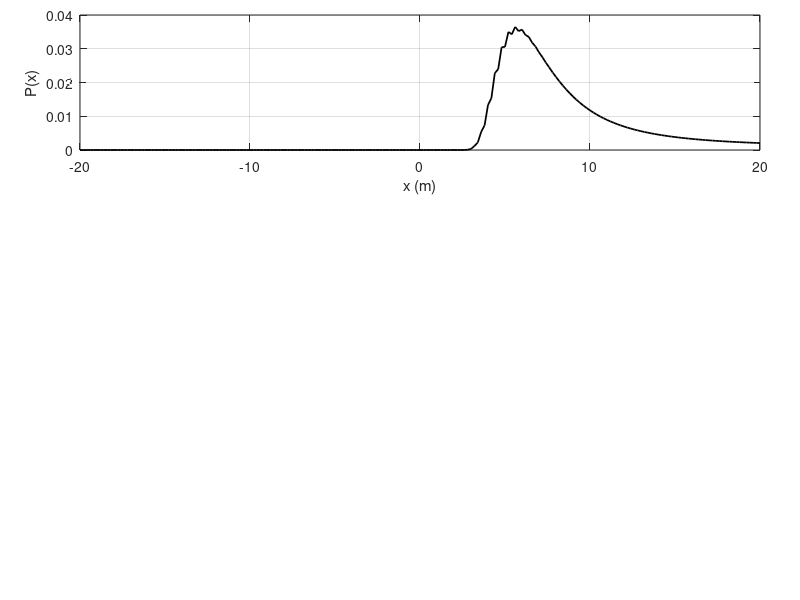

Reproduce this figure in MATLAB. (Note: this script raises an error after producing the figure.)
iCI   = 1;                  % 1="centred" CIs;  2=highest-probability densityt CIs
isdev = 0;                  % 0=use knowledge of data stdev; 1=estimate data stdev
B     = 0.68;               % Percent for CIs
xtrue = [5.2, 5.7, -5.1];  % true source location
sdev  = 2e-5;               % data std dev (puts errors on dobs)
v     = 1485;               % water sound velocity

Nhyd = 7;      % Number of hydrophones

xh(1,:) = [ -1.04, -0.10,  0.23 ];    % Our outside HPs
xh(2,:) = [ -2.17,  0.40, -0.25 ];   
xh(3,:) = [ -2.56,  0.12, -1.39 ];   
xh(4,:) = [ -1.74,  0.05, -1.63 ];    %Ch 21
xh(5,:) = [  0.53,  0.07, -1.42 ];    %Ch 22
xh(6,:) = [  0.52, -0.11, -0.40 ];    %Ch 23
xh(7,:) = [  0.85,  0.16, -0.19 ];    %Ch 24

%rng(2637)   % set random number generator

%------------------------------------------------------------------------------
%  Compute (simulated) observed data (h/ph 1 is reference)
%------------------------------------------------------------------------------

Ndat = Nhyd-1;          % Number of data
dobs = zeros(Ndat,1);

r1 = sqrt((xtrue(1)-xh(1,1))^2+(xtrue(2)-xh(1,2))^2+(xtrue(3)-xh(1,3))^2);
for i=2:Nhyd
   r = sqrt((xtrue(1)-xh(i,1))^2+(xtrue(2)-xh(i,2))^2+(xtrue(3)-xh(i,3))^2);
   dobs(i-1) = (r-r1)/v+randn*sdev;
end

%------------------------------------------------------------------------------
%  Set up search grid in x, y, z
%------------------------------------------------------------------------------

x0 = -20;   % -20 to 20 by .2 m
dx = 0.2;
Nx = 201;
xgrid = x0+(0:Nx-1)*dx;
    
y0 = -50;      % -50 to 50 by .25 m
dy = 0.25;
Ny = 401;
ygrid = y0+(0:Ny-1)*dy; 
    
z0 = 0;      % 0 to -24 by .25 m
dz = -0.25;
Nz = 101;
zgrid = z0+(0:Nz-1)*dz; 
 
%------------------------------------------------------------------------------
%  Compute sum-of-squared-misft (ssq) on grid (vectorized over x)
%------------------------------------------------------------------------------
    
ssq = zeros(Nx,Ny,Nz);
r1  = zeros(Nx,1);
r   = zeros(Nx,1);
    
for iy=1:Ny
    for iz=1:Nz   
        r1 = sqrt((xgrid-xh(1,1)).^2+(ygrid(iy)-xh(1,2))^2+(zgrid(iz)-xh(1,3)).^2)';            
        for i=2:Nhyd
            r = sqrt((xgrid-xh(i,1)).^2+(ygrid(iy)-xh(i,2))^2+(zgrid(iz)-xh(i,3)).^2)';
            ssq(:,iy,iz) = ssq(:,iy,iz)+((r-r1)/v-dobs(i-1)).^2;
        end
    end
end

%------------------------------------------------------------------------------
%  Compute normalized PPD 
%------------------------------------------------------------------------------

if (isdev == 1)
    sdest = sqrt(min(min(min(ssq)))/Ndat)   % Estimate std dev from residuals
else
    sdest = sdev;
end

L   = exp(-ssq./(2*sdest^2));            % unormalized likelihood
PPD = L./sum(sum(sum(L)));               % normalized PPD
   
%------------------------------------------------------------------------------
%  Compute 1D marginal probability distributions in x, y, z.
%------------------------------------------------------------------------------

Px = zeros(Nx,1);
for ix=1:Nx
    Px(ix) = sum(sum(PPD(ix,:,:)));
end
Px = Px/sum(Px);

Py = zeros(Ny,1);
for iy=1:Ny
    Py(iy) = sum(sum(PPD(:,iy,:)));
end
Py = Py/sum(Py);

Pz = zeros(Nz,1);
for iz=1:Nz
    Pz(iz) = sum(sum(PPD(:,:,iz)));
end
Pz = Pz/sum(Pz);

%------------------------------------------------------------------------------
%  Find location of 3-D maximum probability estimate
%------------------------------------------------------------------------------

ixmax = 1; 
iymax = 1;
izmax = 1;
Pmax  = -1000;
for iy=1:Ny
    for iz=1:Nz
        [Ptry ixtry] = max(squeeze(PPD(:,iy,iz)));
        if (Ptry > Pmax)
            Pmax = Ptry;
            ixmax = ixtry;
            iymax = iy;
            izmax = iz;
        end
    end
end
xopt = xgrid(ixmax);
yopt = ygrid(iymax);
zopt = zgrid(izmax);

%------------------------------------------------------------------------------
%  Compute standard deviations of optimal estimates
%------------------------------------------------------------------------------

sdx = 0;
for ix=1:Nx
    sdx = sdx+(xopt-xgrid(ix))^2*Px(ix);
end
sdx = sqrt(sdx);

sdy = 0;
for iy=1:Ny
    sdy = sdy+(yopt-ygrid(iy))^2*Py(iy);
end
sdy = sqrt(sdy);

sdz = 0;
for iz=1:Nz
    sdz = sdz+(zopt-zgrid(iz))^2*Pz(iz);
end
sdz = sqrt(sdz);

%------------------------------------------------------------------------------
%  Compute B% "centred" credibility intervas
%------------------------------------------------------------------------------

if (iCI == 1)
    
%  CI for x
for i=1:Nx-1                       % Find interval exceeding B       
    if (Px(ixmax-i) > 0.001*max(Px)); istart = ixmax-i;  end
    if (istart < 1);                  istart = 1;  end
    if (Px(ixmax+i) > 0.001*max(Px)); iend   = ixmax+i;  end
    if (iend > Nx);                   iend   = Nx; end
    Psum = sum(Px(istart:iend));
    if (Psum >= B)           
        break
   end
end
CItry1  = sum(Px(istart  :iend));   % Find interval closest to B
CItry2  = sum(Px(istart+1:iend));
CItry3  = sum(Px(istart  :iend-1));
CItry4  = sum(Px(istart+1:iend-1));
[CItry itry] = min(abs([[CItry1 CItry2 CItry3 CItry4]-B]));
if (itry == 1)
   CIx  = sum(Px(istart:iend));
   CIx1 = xgrid(istart);
   CIx2 = xgrid(iend); 
end
if (itry == 2)
   CIx  = sum(Px(istart+1:iend));
   CIx1 = xgrid(istart+1);
   CIx2 = xgrid(iend); 
end
if (itry == 3)
   CIx  = sum(Px(istart:iend-1));
   CIx1 = xgrid(istart);
   CIx2 = xgrid(iend-1); 
end
if (itry == 4)
   CIx  = sum(Px(istart+1:iend-1));
   CIx1 = xgrid(istart+1);
   CIx2 = xgrid(iend-1); 
end


%  CI for y
for i=1:Ny-1                       % Find interval exceeding B           
    if (Py(iymax-i) > 0.001*max(Py)); istart = iymax-i;  end
    if (istart < 1);                  istart = 1;  end
    if (Py(iymax+i) > 0.001*max(Py)); iend   = iymax+i;  end
    if (iend > Ny);                   iend   = Ny; end
    Psum = sum(Py(istart:iend));
    if (Psum >= B)           
        break
   end
end
CItry1  = sum(Py(istart  :iend));   % Find interval closest to B
CItry2  = sum(Py(istart+1:iend));
CItry3  = sum(Py(istart  :iend-1));
CItry4  = sum(Py(istart+1:iend-1));
[CItry itry] = min(abs([[CItry1 CItry2 CItry3 CItry4]-B]));
if (itry == 1)
   CIy  = sum(Py(istart:iend));
   CIy1 = ygrid(istart);
   CIy2 = ygrid(iend); 
end
if (itry == 2)
   CIy  = sum(Py(istart+1:iend));
   CIy1 = ygrid(istart+1);
   CIy2 = ygrid(iend); 
end
if (itry == 3)
   CIy  = sum(Py(istart:iend-1));
   CIy1 = ygrid(istart);
   CIy2 = ygrid(iend-1); 
end
if (itry == 4)
   CIy  = sum(Py(istart+1:iend-1));
   CIy1 = ygrid(istart+1);
   CIy2 = ygrid(iend-1); 
end

%  CI for z
for i=1:Nz-1                       % Find interval exceeding B       
    if (Pz(izmax-i) > 0.001*max(Pz)); istart = izmax-i;  end
    if (istart < 1);                  istart = 1;  end
    if (Pz(izmax+i) > 0.001*max(Pz)); iend   = izmax+i;  end
    if (iend > Nz);                   iend   = Nz; end
    Psum = sum(Pz(istart:iend));
    if (Psum >= B)           
        break
   end
end
CItry1  = sum(Pz(istart  :iend));   % Find interval closest to B
CItry2  = sum(Pz(istart+1:iend));
CItry3  = sum(Pz(istart  :iend-1));
CItry4  = sum(Pz(istart+1:iend-1));
[CItry itry] = min(abs([[CItry1 CItry2 CItry3 CItry4]-B]));
if (itry == 1)
   CIz  = sum(Pz(istart:iend));
   CIz1 = zgrid(istart);
   CIz2 = zgrid(iend); 
end
if (itry == 2)
   CIz  = sum(Pz(istart+1:iend));
   CIz1 = zgrid(istart+1);
   CIz2 = zgrid(iend); 
end
if (itry == 3)
   CIz  = sum(Pz(istart:iend-1));
   CIz1 = zgrid(istart);
   CIz2 = zgrid(iend-1); 
end
if (itry == 4)
   CIz  = sum(Pz(istart+1:iend-1));
   CIz1 = zgrid(istart+1);
   CIz2 = zgrid(iend-1); 
end

end

%------------------------------------------------------------------------------
%  Compute B% highest-probability density credibility intervas
%------------------------------------------------------------------------------
  
if (iCI == 2)

iCItry = zeros(Nx-1,2);    %  CI for x
itry  = 1;
for istart=1:Nx-1
    for iend=istart+1:Nx
        Psum = sum(Px(istart:iend));
       if (Psum >= B)
            iCItry(itry,1) = istart;
            iCItry(itry,2) = iend;            
            break
       end
    end
    if (Psum < B)
        iCItry(itry,1) = 1;
        iCItry(itry,2) = Nx; 
    end
    itry = itry+1;
end
[CImin,imin] = min(iCItry(:,2)-iCItry(:,1));
CIx1 = xgrid(iCItry(imin,1));
CIx2 = xgrid(iCItry(imin,2));
CIx = sum(Px(iCItry(imin,1):iCItry(imin,2)));

iCItry = zeros(Ny-1,2);    %  CI for y
itry  = 1;
for istart=1:Ny-1
    for iend=istart+1:Ny
        Psum = sum(Py(istart:iend));
       if (Psum >= B)
            iCItry(itry,1) = istart;
            iCItry(itry,2) = iend;            
            break
       end
    end
    if (Psum < B)
        iCItry(itry,1) = 1;
        iCItry(itry,2) = Ny; 
    end
    itry = itry+1;
end
[CImin,imin] = min(iCItry(:,2)-iCItry(:,1));
CIy1 = ygrid(iCItry(imin,1));
CIy2 = ygrid(iCItry(imin,2));
CIy  = sum(Py(iCItry(imin,1):iCItry(imin,2)));

iCItry = zeros(Nz-1,2);     %  CI for z
itry  = 1;
for istart=1:Nz-1
    for iend=istart+1:Nz
        Psum = sum(Pz(istart:iend));
       if (Psum >= B)
            iCItry(itry,1) = istart;
            iCItry(itry,2) = iend;            
            break
       end
    end
    if (Psum < B)
        iCItry(itry,1) = 1;
        iCItry(itry,2) = Nz; 
    end
    itry = itry+1;
end
[CImin,imin] = min(iCItry(:,2)-iCItry(:,1));
CIz1 = zgrid(iCItry(imin,1));
CIz2 = zgrid(iCItry(imin,2));
CIz  = sum(Pz(iCItry(imin,1):iCItry(imin,2)));    

end

%------------------------------------------------------------------------------
%  Compute 2D Marginals
%------------------------------------------------------------------------------

Pxy = zeros(Nx,Ny);
for iy=1:Ny
    Pxy(:,iy) = sum(PPD(:,iy,:),3);
end
Pxy = Pxy/sum(sum(Pxy));

Pxz = zeros(Nx,Nz);
for iz=1:Nz
    Pxz(:,iz) = sum(PPD(:,:,iz),2);
end
Pxz = Pxz/sum(sum(Pxz));

Pyz = zeros(Ny,Nz);
for iz=1:Nz
    Pyz(:,iz) = sum(PPD(:,:,iz),1);
end
Pyz = Pyz/sum(sum(Pyz));

%------------------------------------------------------------------------------
%  Plot 1D Marginals with credibility intervals
%------------------------------------------------------------------------------

figure(1)

x0 = .1;
y0 = .1;
xw = .85;
yw = .225;
xs = .08;
ys = .1;

lwd       = 1.25;
fontsize  = 12;
  
subplot('position',[x0,y0+2*(yw+ys),xw,yw])
plot(xgrid,Px,'k','LineWidth',lwd); grid
xlabel('x (m)');
ylabel('P(x)');
hold on
plot([xtrue(1) xtrue(1)],[0 0],'rX','MarkerSize',10,'LineWidth',2)
plot([xopt xopt],[0 0],'kX','MarkerSize',10,'LineWidth',2)
plot([CIx1 CIx1],ylim,'k:','LineWidth',2)
plot([CIx2 CIx2],ylim,'k:','LineWidth',2)
hold off

subplot('position',[x0,y0+1*(yw+ys),xw,yw]) 
plot(ygrid,Py,'k','LineWidth',lwd); grid
xlabel('y (m)');
ylabel('P(y)');
hold on
plot([xtrue(2) xtrue(2)],[0 0],'rX','MarkerSize',10,'LineWidth',2)
plot([yopt yopt],[0 0],'kX','MarkerSize',10,'LineWidth',2)
plot([CIy1 CIy1],ylim,'k:','LineWidth',2)
plot([CIy2 CIy2],ylim,'k:','LineWidth',2)
hold off

subplot('position',[x0,y0+0*(yw+ys),xw,yw]) 
plot(zgrid,Pz,'k','LineWidth',lwd); grid
xlabel('z (m)');
ylabel('P(z)');
hold on
plot([xtrue(3) xtrue(3)],[0 0],'rX','MarkerSize',10,'LineWidth',2)
plot([zopt zopt],[0 0],'kX','MarkerSize',10,'LineWidth',2)
plot([CIz1 CIz1],ylim,'k:','LineWidth',2)
plot([CIz2 CIz2],ylim,'k:','LineWidth',2)
hold off

axh = findobj(gcf); % get the handles associated with the current figure
allaxes  = findall(axh,'Type','axes');
alllines = findall(axh,'Type','line');
alltext  = findall(axh,'Type','text');
set(allaxes,'FontName','Arial','LineWidth',lwd,'FontSize',fontsize);
%set(alllines,'Linewidth',linewidth);
set(alltext,'FontName','Arial','FontSize',fontsize);
set(allaxes,'TickDir','out');

%------------------------------------------------------------------------------
%  Plot 2D Marginals
%------------------------------------------------------------------------------

figure(2)

subplot('position',[x0,y0+2*(yw+ys),xw,yw])    % Plot x-y marginal
imagesc(xgrid,ygrid,Pxy(:,:)'); grid; colorbar
set(gca,'YDir','normal');  % Flip so y increases upward
xlabel('x (m)');
ylabel('y (m)');
hold on
plot([xtrue(1)],[xtrue(2)],'w+','LineWidth',3,'MarkerSize',12)
plot([xtrue(1)],[xtrue(2)],'k+','LineWidth',2,'MarkerSize',8)
hold off

subplot('position',[x0,y0+1*(yw+ys),xw,yw])    % Plot x-z marginal 
imagesc(xgrid,zgrid,Pxz(:,:)'); grid; colorbar
set(gca,'YDir','normal');  % Flip so y increases upward
xlabel('x (m)');
ylabel('z (m)');
hold on
plot([xtrue(1)],[xtrue(3)],'w+','LineWidth',3,'MarkerSize',12)
plot([xtrue(1)],[xtrue(3)],'k+','LineWidth',2,'MarkerSize',8)
hold off

subplot('position',[x0,y0+0*(yw+ys),xw,yw])    % Plot y-z marginal  
imagesc(ygrid,zgrid,Pyz(:,:)'); grid; colorbar
set(gca,'YDir','normal');  % Flip so y increases upward
xlabel('y (m)');
ylabel('z (m)');
hold on
plot([xtrue(2)],[xtrue(3)],'w+','LineWidth',3,'MarkerSize',12)
plot([xtrue(2)],[xtrue(3)],'k+','LineWidth',2,'MarkerSize',8)
hold off

MyNewColorMap = jet;       % Set zero to white; linearly interpolate into jet
iblue = find(ismember(MyNewColorMap, [0 0 1], 'rows'));
yy = [1 0]; 
xx = [1 iblue];
blend = interp1(xx,yy,1:iblue);
for i=1:iblue
   MyNewColorMap(i,:) = [blend(i) blend(i) 1.0000];
end
colormap(MyNewColorMap);





